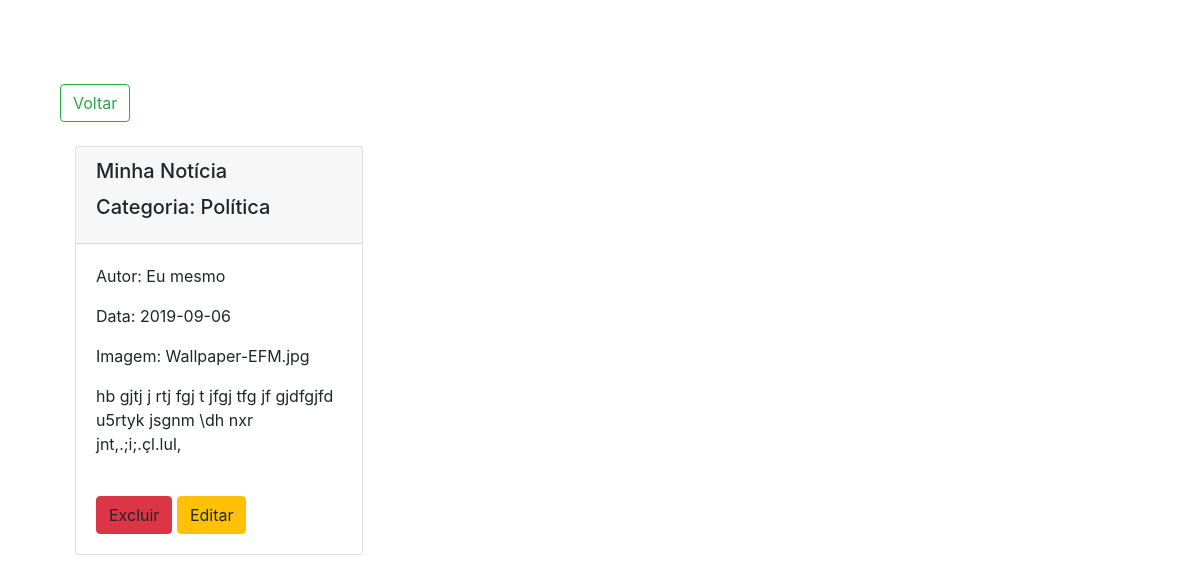
Page /cons_noticia.php (signed in) on the earlier database version.
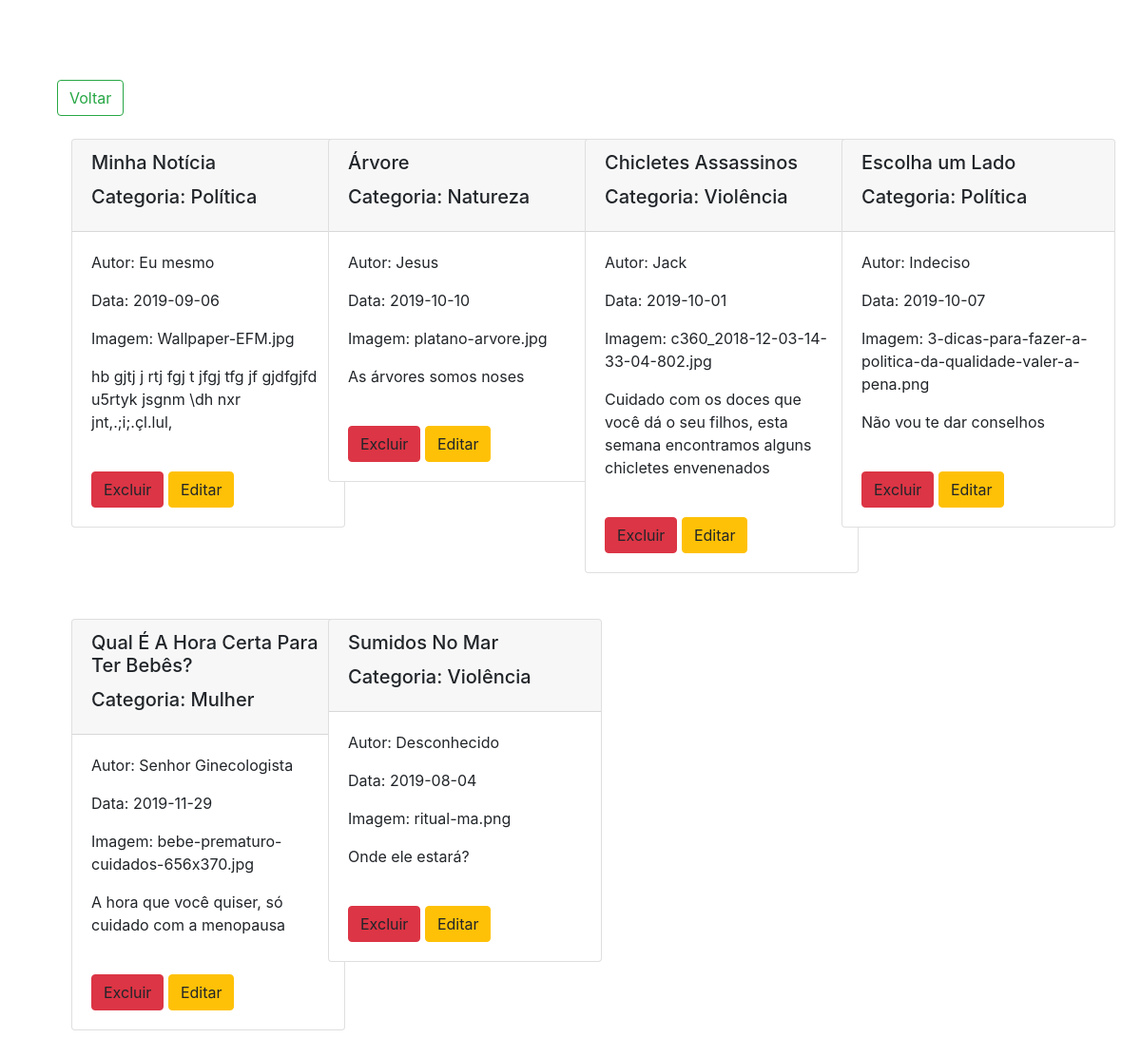
Same page on the later database version.
### tables this page shows
CREATE TABLE `noticia` (
  `CODNOTICIA` int(11) NOT NULL,
  `TITULO` varchar(40) NOT NULL,
  `CONTEUDO` text,
  `DATA` date NOT NULL,
  `AUTOR` varchar(50) NOT NULL,
  `IMAGEM` varchar(60) DEFAULT NULL,
  `CODCATEGORIA` int(11) DEFAULT NULL
);

CREATE TABLE `categoria` (
  `CODCATEGORIA` int(11) NOT NULL,
  `NOMECATEGORIA` varchar(20) DEFAULT NULL
);

### model/Conexao.php (called while the page is built)
<?php
    class Conexao
    {
        function conectar() {
            $conn = new PDO("mysql:host=localhost;dbname=bdnoticia", "root", "");
            $conn->setAttribute(PDO::ATTR_ERRMODE, PDO::ERRMODE_EXCEPTION);
            return $conn;
        }
    }
?>

### model/Noticia_model.php (called while the page is built, shortened)
<?php
	class Noticia_model
	{
		private $conn;
		public function __construct()
		{
			include_once('Conexao.php');
			$conn = new Conexao();
			$this->conn = $conn->conectar();
		}
		public function __get($field)
		{
			return $this->$field;
		}
		public function consultar($conteudo = null)
		{
			$dados = [];
			if(isset($conteudo)) {
				$sql_cmd = "SELECT * FROM NOTICIA WHERE CODCATEGORIA = ?";
				$exec = $this->conn->prepare($sql_cmd);
				$exec->execute([$conteudo]);
			}
			else {
				$sql_cmd = "SELECT * FROM NOTICIA";
				$exec = $this->conn->prepare($sql_cmd);
				$exec->execute();
			}
			foreach ($exec->fetchAll() as $row) {
				$noticia = new Noticia_model();
				$noticia->__set('cod_noticia', $row['CODNOTICIA']);
				$noticia->__set('titulo', $row['TITULO']);
				$noticia->__set('conteudo', $row['CONTEUDO']);
				$noticia->__set('data', $row['DATA']);
				$noticia->__set('autor', $row['AUTOR']);
				$noticia->__set('imagem', $row['IMAGEM']);
				$noticia->__set('cod_categoria', $row['CODCATEGORIA']);
				$dados[] = $noticia;
			}
			return $dados;
		}
		public function consultarLimit($inicio, $quantidade, $conteudo = null)
		{
			$dados = [];
			if(isset($conteudo)) {
				$sql_cmd = "SELECT * FROM NOTICIA WHERE CODCATEGORIA = ? LIMIT $inicio, $quantidade";
				$exec = $this->conn->prepare($sql_cmd);
				$exec->execute([$conteudo]);
			}
			else {
				$sql_cmd = "SELECT * FROM NOTICIA LIMIT $inicio, $quantidade";
				$exec = $this->conn->prepare($sql_cmd);
				$exec->execute();
			}
			foreach ($exec->fetchAll() as $row) {
				$noticia = new Noticia_model();
				$noticia->__set('cod_noticia', $row['CODNOTICIA']);
				$noticia->__set('titulo', $row['TITULO']);
				$noticia->__set('conteudo', $row['CONTEUDO']);
				$noticia->__set('data', $row['DATA']);
				$noticia->__set('autor', $row['AUTOR']);
				$noticia->__set('imagem', $row['IMAGEM']);
				$noticia->__set('cod_categoria', $row['CODCATEGORIA']);
				$dados[] = $noticia;
			}
			return $dados;
		}
	}
?>

### controller/Noticia_controller.php (called while the page is built, shortened)
<?php
include_once('model/Noticia_model.php');
$noticia = new Noticia_model();
$inicio = isset($_GET['indice']) ? $_GET['indice'] * QTD_PAG : 0;
if (isset($_REQUEST['acao'])) {
	switch ($_REQUEST['acao']) {
		case 'cadastrar_noticia':
			$noticia->__set('titulo', $_POST['titulo']);
			$noticia->__set('conteudo', $_POST['conteudo']);
			$nome_arquivo = $_FILES['imagem']['name'];
			$destino = "imagens/$nome_arquivo";
			$nome_tmp = $_FILES['imagem']['tmp_name'];
			move_uploaded_file($nome_tmp, $destino);
			$noticia->__set('imagem', $nome_arquivo);
			$noticia->__set('autor', $_POST['autor']);
			$noticia->__set('cod_categoria', $_POST['categoria']);
			$noticia->__set('data', $_POST['data']);
			$noticia->cadastrar();
			echo "<script>
                    alert('Dados gravados com sucesso!');
                    window.location.href = 'cad_noticia.php';
                </script>";
		break;
		case 'excluir_not':
			$noticia->__set('cod_noticia', $_GET['codnoticia']);
			$noticia->excluir();
			echo "<script>window.location.href='cons_noticia.php';</script>";
		break;
		case 'atualizar_not':
			$noticia->__set('titulo', $_POST['titulo']);
			$noticia->__set('autor', $_POST['autor']);
			$noticia->__set('data', $_POST['data']);
			$noticia->__set('conteudo', $_POST['conteudo']);
			$noticia->__set('cod_categoria', $_POST['categoria']);
			$noticia->__set('cod_noticia', $_POST['codnoticia']);
			$noticia->atualizar();
			echo "<script>
				alert('Dados atualizados com sucesso!');
				window.location.href = 'cons_noticia.php';
			</script>";
		break;
		case 'dados_not':
			$noticia->__set('cod_noticia', $_GET['codnoticia']);
			$noticia = $noticia->retornarDados();
		break;
		case 'filtrar':
		$total_paginas = ceil(count($noticia->consultar($_GET['codcategoria'])) / QTD_PAG);
			$noticias = $noticia->consultarLimit($inicio, QTD_PAG, $_GET['codcategoria']);
		break;
	}
}
else {
	$total_paginas = ceil(count($noticia->consultar()) / QTD_PAG);
}
?>

### controller/Categoria_controller.php (called while the page is built, shortened)
<?php
    include_once('model/Categoria_model.php');
    $categoria = new Categoria_model();
?>

### model/Categoria_model.php (called while the page is built, shortened)
<?php
    class Categoria_model
    {
        private $conn;
        public function __get($attr)
        {
            return $this->$attr;
        }
        function __construct()
        {
            include_once('Conexao.php');
            $classe_conn = new Conexao();
            $this->conn = $classe_conn->conectar();
        }
        public function consultar(array $condicao = null)
        {
            $dados = [];
            if(isset($condicao)) {
                $sql_cmd = "SELECT * FROM categoria WHERE CODCATEGORIA = ?";
                $exec = $this->conn->prepare($sql_cmd);
                $exec->execute($condicao);
            }
            else {
                $sql_cmd = "SELECT * FROM categoria";
                $exec = $this->conn->prepare($sql_cmd);
                $exec->execute();
            }
            foreach($exec->fetchAll() as $row) {
                $categoria = new Categoria_model();
                $categoria->__set('cod_categoria', $row['CODCATEGORIA']);
                $categoria->__set('nome_categoria', $row['NOMECATEGORIA']);
                $dados[] = $categoria;
            }
            return $dados;
        }
    }
?>

### controller/Usuario_controller.php (called while the page is built, shortened)
<?php
    function autenticar($tipo = true)
    {
        if($tipo) {
            if($_SESSION['nivel_logado'] == 2) {
                return false;
            }
            else {
                return true;
            }
        }
    }
?>

### cons_noticia.php (the view, shortened to what the changed rows need)
<?php
	include_once('controller/Noticia_controller.php');
	include_once('controller/Categoria_controller.php');
	include_once('controller/Usuario_controller.php');
	$auth = autenticar();
?>
<!doctype html>
<html lang="en">
<head>
	<link rel="stylesheet" href="https://stackpath.bootstrapcdn.com/bootstrap/4.3.1/css/bootstrap.min.css" />
	<link rel="stylesheet" href="//cdn.datatables.net/1.10.19/css/jquery.dataTables.min.css" />
</head>
<body>
	<br>
	<br /><br />
	<div class="container">
		<div class="row">
			<?php foreach ($noticia->consultar() as $valor) : ?>
				<div class="col-md-3">
					<div class="card" style="width: 18rem;">
						<div class="card-header">
							<h5 class="card-title"><?php echo $valor->__get('titulo'); ?></h5>
							<h5 class="card-title">
								<?php
									$cat = $categoria->consultar([$valor->__get('cod_categoria')]);
									echo 'Categoria: ' . $cat[0]->__get('nome_categoria');
								?>
							</h5>
						</div>
						<div class="card-body">
							<p class="card-text">Autor: <?php echo $valor->__get('autor'); ?></p>
							<p class="card-text">Data: <?php echo $valor->__get('data'); ?></p>
							<p class="card-text">Imagem: <?php echo $valor->__get('imagem'); ?></p>
							<p class="card-text"><?php echo $valor->__get('conteudo'); ?></p>
							<br/>
							<?php if($auth): ?>
								<a class='btn btn-danger' onclick="confirma()" >Excluir</a>
								<a class='btn btn-warning' >Editar</a>
							<?php endif; ?>
						</div>
					</div>
					<br/><br/>
				</div>
			<?php endforeach; ?>
		</div>
	</div>
</body>
</html>

Differences in the rows shown:
added noticia: __get "Árvore", CODCATEGORIA.NOMECATEGORIA "Natureza", __get "Jesus", __get "2019-10-10", __get "platano-arvore.jpg", __get "As árvores somos noses"
added noticia: __get "Chicletes Assassinos", CODCATEGORIA.NOMECATEGORIA "Violência", __get "Jack", __get "2019-10-01", __get "c360_2018-12-03-14-33-04-802.jpg", __get "Cuidado com os doces que você dá o seu filhos, esta semana encontramos alguns chicletes envenenados"
added noticia: __get "Escolha um Lado", __get "Política", __get "Indeciso", __get "2019-10-07", __get "3-dicas-para-fazer-a-politica-da-qualidade-valer-a-pena.png", __get "Não vou te dar conselhos"
added noticia: __get "Qual É A Hora Certa Para Ter Bebês?", CODCATEGORIA.NOMECATEGORIA "Mulher", __get "Senhor Ginecologista", __get "2019-11-29", __get "bebe-prematuro-cuidados-656x370.jpg", __get "A hora que você quiser, só cuidado com a menopausa"
added noticia: __get "Sumidos No Mar", __get "Violência", __get "Desconhecido", __get "2019-08-04", __get "ritual-ma.png", __get "Onde ele estará?"
